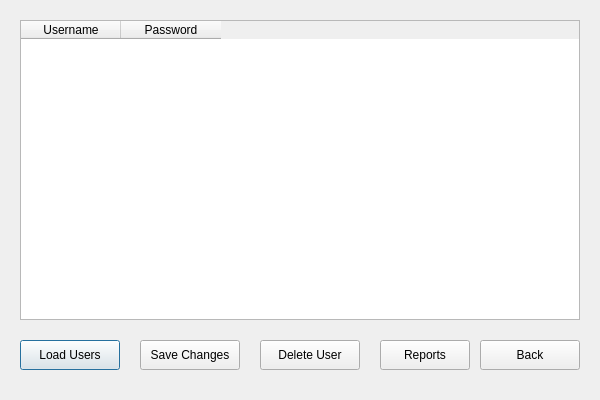
<?xml version="1.0" encoding="UTF-8"?>
<ui version="4.0">
 <class>AdminWindow</class>
 <widget class="QDialog" name="AdminWindow">
  <property name="geometry">
   <rect>
    <x>0</x>
    <y>0</y>
    <width>600</width>
    <height>400</height>
   </rect>
  </property>
  <property name="windowTitle">
   <string>Admin Panel</string>
  </property>
  <widget class="QTableWidget" name="usersTable">
   <property name="geometry">
    <rect>
     <x>20</x>
     <y>20</y>
     <width>560</width>
     <height>300</height>
    </rect>
   </property>
   <column>
    <property name="text">
     <string>Username</string>
    </property>
   </column>
   <column>
    <property name="text">
     <string>Password</string>
    </property>
   </column>
  </widget>
  <widget class="QPushButton" name="loadUsersButton">
   <property name="geometry">
    <rect>
     <x>20</x>
     <y>340</y>
     <width>100</width>
     <height>30</height>
    </rect>
   </property>
   <property name="text">
    <string>Load Users</string>
   </property>
  </widget>
  <widget class="QPushButton" name="saveChangesButton">
   <property name="geometry">
    <rect>
     <x>140</x>
     <y>340</y>
     <width>100</width>
     <height>30</height>
    </rect>
   </property>
   <property name="text">
    <string>Save Changes</string>
   </property>
  </widget>
  <widget class="QPushButton" name="deleteUserButton">
   <property name="geometry">
    <rect>
     <x>260</x>
     <y>340</y>
     <width>100</width>
     <height>30</height>
    </rect>
   </property>
   <property name="text">
    <string>Delete User</string>
   </property>
  </widget>
  <widget class="QPushButton" name="reportsButton">
   <property name="geometry">
    <rect>
     <x>380</x>
     <y>340</y>
     <width>90</width>
     <height>30</height>
    </rect>
   </property>
   <property name="text">
    <string>Reports</string>
   </property>
  </widget>
  <widget class="QPushButton" name="backButton">
   <property name="geometry">
    <rect>
     <x>480</x>
     <y>340</y>
     <width>100</width>
     <height>30</height>
    </rect>
   </property>
   <property name="text">
    <string>Back</string>
   </property>
  </widget>
 </widget>
 <resources/>
 <connections/>
</ui> 
